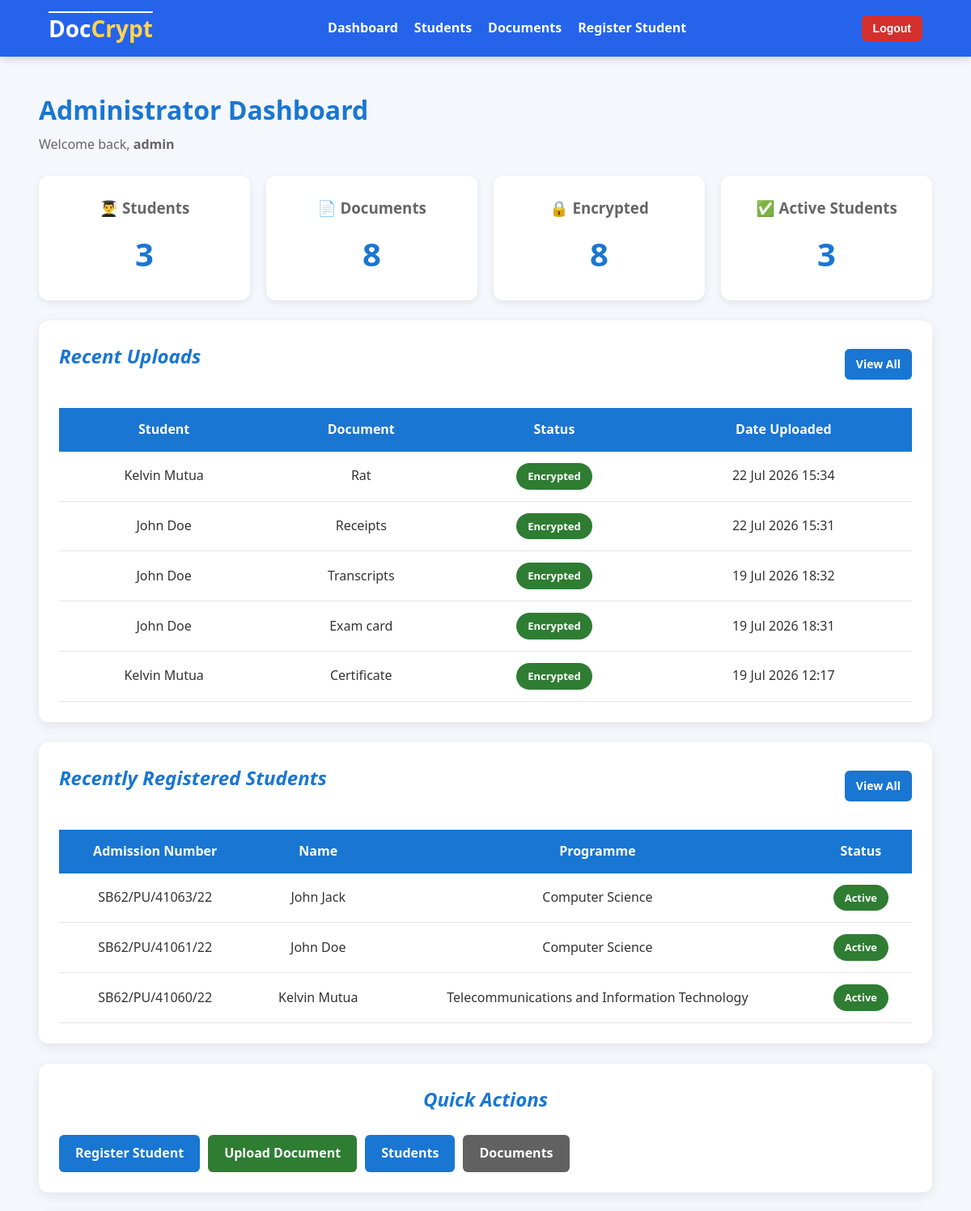
Page /dashboard/ (signed in, upper part) on the earlier database version.
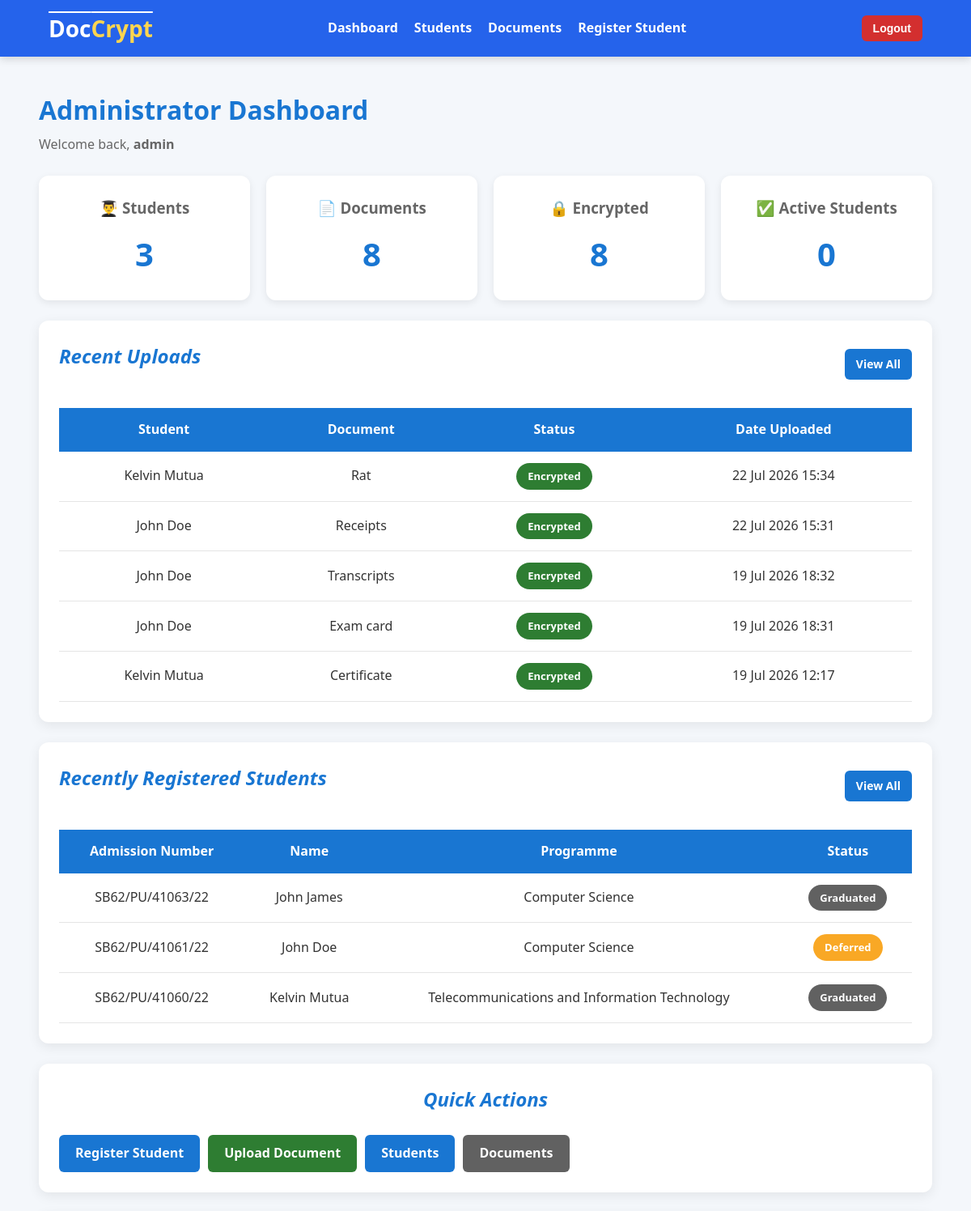
Same page on the later database version.
### student/models.py (models this page shows, shortened)
class Student(models.Model):
    class Status(models.TextChoices):
        ACTIVE = "ACTIVE", "Active"
        DEFERRED = "DEFERRED", "Deferred"
        GRADUATED = "GRADUATED", "Graduated"
    user = models.OneToOneField(CustomUser,on_delete=models.CASCADE,related_name="student")
    admission_number = models.CharField(max_length=25,unique=True)
    first_name = models.CharField(max_length=50)
    last_name = models.CharField(max_length=50)
    phone_number = models.CharField(max_length=15,blank=True)
    programme = models.CharField(max_length=50)
    department = models.CharField(max_length=50)
    year_of_study = models.PositiveSmallIntegerField(default=1)
    status = models.CharField(max_length=25,choices=Status.choices, default=Status.ACTIVE)
    class Meta:
        ordering = ["admission_number"]
        verbose_name = "Student"
        verbose_name_plural = "Students"
    @property
    def full_name(self):
        return f"{self.first_name} {self.last_name}"

### users/views.py (the view, shortened to what this page needs)
# urls.py: path("dashboard/", views.dashboard, name="dashboard"),
@login_required
def dashboard(request):
    if request.user.is_admin:
        total_students = Student.objects.count()
        active_students = Student.objects.filter(status=Student.Status.ACTIVE).count()
        total_documents = Document.objects.count()
        encrypted_documents = Document.objects.filter(status=Document.Status.ENCRYPTED).count()
        recent_documents = Document.objects.select_related("student").order_by("-uploaded_at")[:5]
        recent_students = Student.objects.order_by("-id")[:5]
        context = {
            "total_students": total_students,
            "active_students": active_students,
            "total_documents": total_documents,
            "encrypted_documents": encrypted_documents,
            "recent_documents": recent_documents,
            "recent_students": recent_students,
        }
        return render(request, "users/admin_dashboard.html", context)

### users/models.py (called while the page is built)
    @property
    def is_admin(self):
        return self.role == self.Role.ADMIN or self.is_superuser

### users/templates/users/admin_dashboard.html (shortened to what the changed rows need)
{% extends "users/base.html" %}
{% block content %}
<div class="page-header">
    <div>
        <h1>
            Administrator Dashboard
        </h1>
    </div>
</div>
<div class="dashboard-grid">
    <div class="dashboard-card">
        <h1>
            {{ total_students }}
        </h1>
    </div>
    <div class="dashboard-card">
        <h1>
            {{ total_documents }}
        </h1>
    </div>
    <div class="dashboard-card">
        <h1>
            {{ encrypted_documents }}
        </h1>
    </div>
    <div class="dashboard-card">
        <h3>
            ✅ Active Students
        </h3>
        <h1>
            {{ active_students }}
        </h1>
    </div>
</div>
<div class="card">
    <div class="page-header">
        <h2 class="card-title">
            Recent Uploads
        </h2>
    </div>
    <table>
        <thead>
            <tr>
                <th>Student</th>
                <th>Document</th>
                <th>Status</th>
                <th>Date Uploaded</th>
            </tr>
        </thead>
    </table>
</div>
<div class="card">
    <div class="page-header">
        <h2 class="card-title">
            Recently Registered Students
        </h2>
    </div>
    <table>
        <thead>
            <tr>
                <th>Admission Number</th>
                <th>Name</th>
                <th>Programme</th>
                <th>Status</th>
            </tr>
        </thead>
        <tbody>
            {% for student in recent_students %}
            <tr>
                <td>
                    {{ student.admission_number }}
                </td>
                <td>
                    {{ student.full_name }}
                </td>
                <td>
                    {{ student.programme }}
                </td>
                <td>
                    {% if student.status == "ACTIVE" %}
                        <span class="badge badge-success">
                            {{ student.get_status_display }}
                        </span>
                    {% elif student.status == "DEFERRED" %}
                        <span class="badge badge-warning">
                            {{ student.get_status_display }}
                        </span>
                    {% else %}
                        <span class="badge badge-secondary">
                            {{ student.get_status_display }}
                        </span>
                    {% endif %}
                </td>
            </tr>
            {% empty %}
            <tr>
                <td colspan="4">
                    No registered students.
                </td>
            </tr>
            {% endfor %}
        </tbody>
    </table>
</div>
<div class="card">
    <h2 class="card-title">
        Quick Actions
    </h2>
</div>
{% endblock %}

Differences in the rows shown:
changed Student "SB62/PU/41063/22": full_name "John Jack" → "John James"; status "Active" → "Graduated"
changed Student "SB62/PU/41061/22": status "Active" → "Deferred"
changed Student "SB62/PU/41060/22": status "Active" → "Graduated"
Other differences:
{{ active_students }}: "3" → "0"
